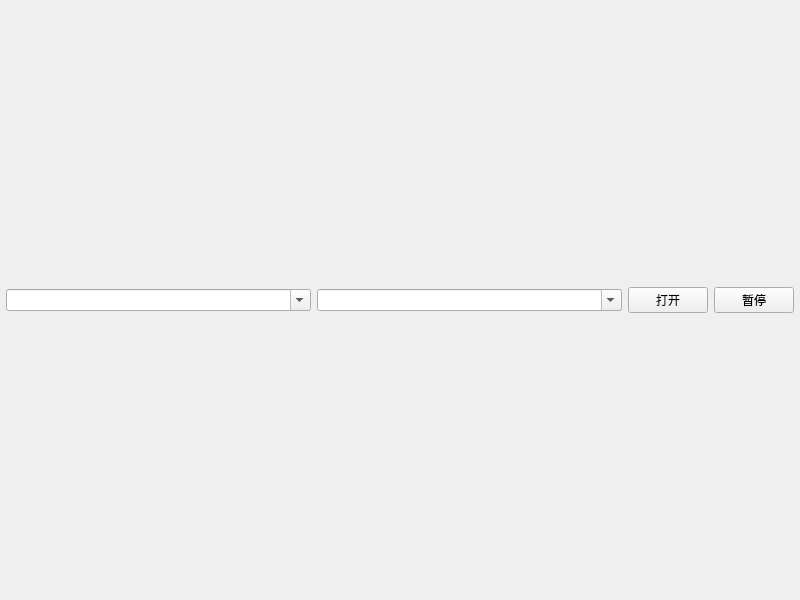
<?xml version="1.0" encoding="UTF-8"?>
<ui version="4.0">
 <class>frmDemoVideoPlus</class>
 <widget class="QWidget" name="frmDemoVideoPlus">
  <property name="geometry">
   <rect>
    <x>0</x>
    <y>0</y>
    <width>800</width>
    <height>600</height>
   </rect>
  </property>
  <property name="windowTitle">
   <string>Form</string>
  </property>
  <layout class="QVBoxLayout" name="verticalLayout">
   <property name="spacing">
    <number>6</number>
   </property>
   <property name="leftMargin">
    <number>6</number>
   </property>
   <property name="topMargin">
    <number>6</number>
   </property>
   <property name="rightMargin">
    <number>6</number>
   </property>
   <property name="bottomMargin">
    <number>6</number>
   </property>
   <item>
    <layout class="QGridLayout" name="gridLayout">
     <property name="spacing">
      <number>6</number>
     </property>
    </layout>
   </item>
   <item>
    <widget class="QWidget" name="widget" native="true">
     <property name="sizePolicy">
      <sizepolicy hsizetype="Preferred" vsizetype="Fixed">
       <horstretch>0</horstretch>
       <verstretch>0</verstretch>
      </sizepolicy>
     </property>
     <layout class="QHBoxLayout" name="horizontalLayout">
      <property name="spacing">
       <number>6</number>
      </property>
      <property name="leftMargin">
       <number>0</number>
      </property>
      <property name="topMargin">
       <number>0</number>
      </property>
      <property name="rightMargin">
       <number>0</number>
      </property>
      <property name="bottomMargin">
       <number>0</number>
      </property>
      <item>
       <widget class="QComboBox" name="cboxUrl">
        <property name="sizePolicy">
         <sizepolicy hsizetype="Expanding" vsizetype="Fixed">
          <horstretch>0</horstretch>
          <verstretch>0</verstretch>
         </sizepolicy>
        </property>
        <property name="editable">
         <bool>true</bool>
        </property>
       </widget>
      </item>
      <item>
       <widget class="QComboBox" name="cboxUrl2">
        <property name="sizePolicy">
         <sizepolicy hsizetype="Expanding" vsizetype="Fixed">
          <horstretch>0</horstretch>
          <verstretch>0</verstretch>
         </sizepolicy>
        </property>
        <property name="editable">
         <bool>true</bool>
        </property>
       </widget>
      </item>
      <item>
       <widget class="QPushButton" name="btnOpen">
        <property name="minimumSize">
         <size>
          <width>80</width>
          <height>0</height>
         </size>
        </property>
        <property name="text">
         <string>打开</string>
        </property>
       </widget>
      </item>
      <item>
       <widget class="QPushButton" name="btnPause">
        <property name="minimumSize">
         <size>
          <width>80</width>
          <height>0</height>
         </size>
        </property>
        <property name="text">
         <string>暂停</string>
        </property>
       </widget>
      </item>
     </layout>
    </widget>
   </item>
  </layout>
 </widget>
 <resources/>
 <connections/>
</ui>
